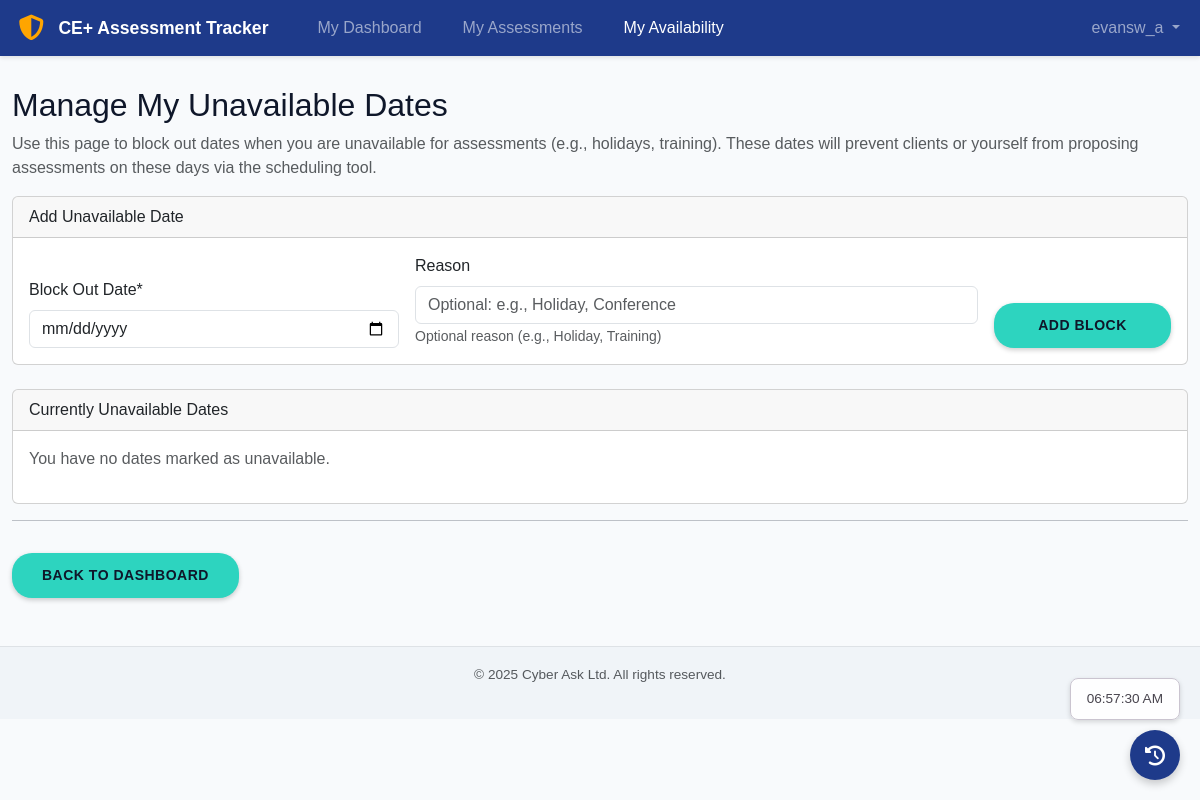
Before: /assessor/availability/ (signed in) with the older database file.
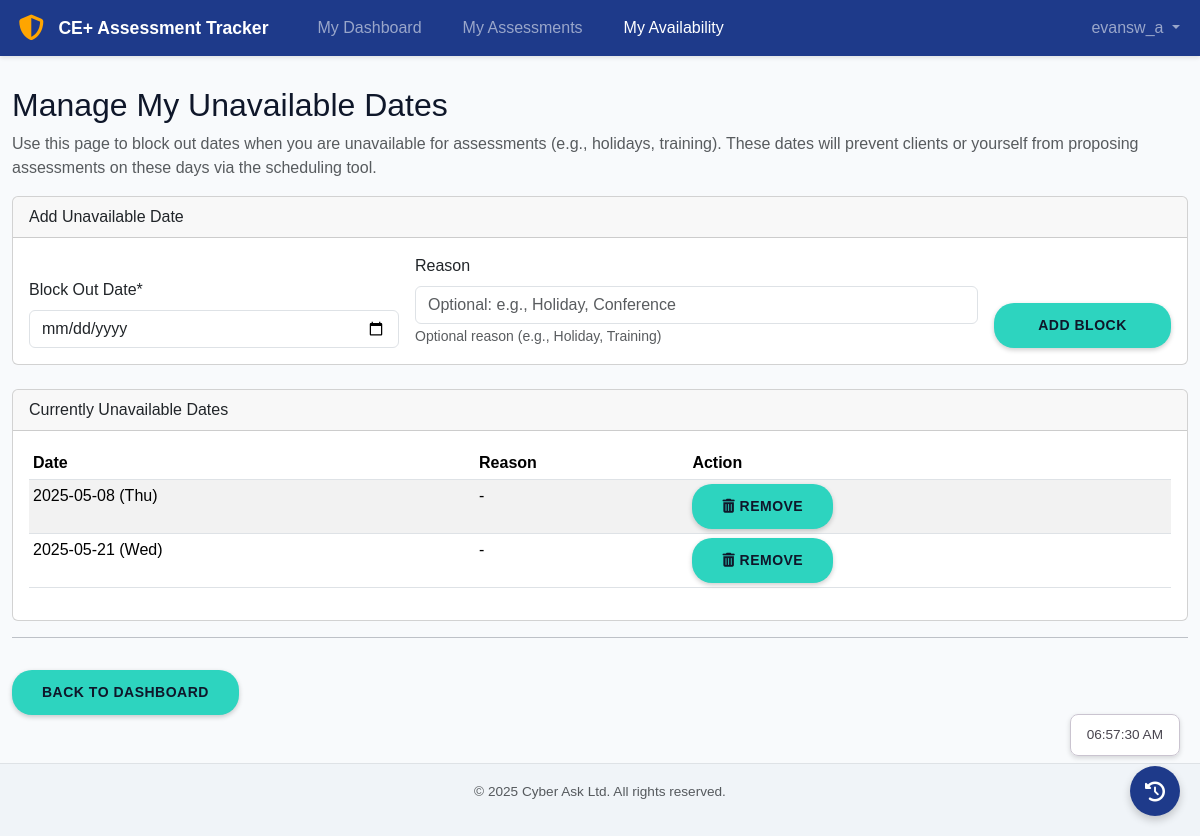
After: the same page with the newer database file.
### tracker/models.py (models this page shows, shortened)
class AssessorAvailability(models.Model):
    assessor = models.ForeignKey(
        settings.AUTH_USER_MODEL,
        on_delete=models.CASCADE, # If assessor user deleted, their availability is gone
        related_name='unavailable_dates',
        limit_choices_to={'userprofile__role': 'Assessor'} # Ensure only assessors are selected
    )
    unavailable_date = models.DateField(verbose_name="Date Unavailable")
    reason = models.CharField(max_length=255, blank=True, help_text="Optional reason (e.g., Holiday, Training)")
    created_at = models.DateTimeField(auto_now_add=True)
    class Meta:
        ordering = ['assessor', 'unavailable_date']
        unique_together = ('assessor', 'unavailable_date')
        verbose_name = "Assessor Unavailable Date"
        verbose_name_plural = "Assessor Unavailable Dates"

### tracker/views.py (the view, shortened to what this page needs)
# urls.py: path('assessor/availability/', views.AssessorAvailabilityListView.as_view(), name='assessor_availability_list'),
class AssessorAvailabilityListView(AssessorOrAdminRequiredMixin, ListView):
    model = AssessorAvailability
    template_name = 'tracker/assessor/assessor_availability_list.html' # Template to be created
    context_object_name = 'unavailable_dates'
    def get_queryset(self):
        return AssessorAvailability.objects.filter(assessor=self.request.user).order_by('unavailable_date')
    def get_context_data(self, **kwargs):
        context = super().get_context_data(**kwargs)
        if 'form' not in context: # Add form if not already passed (e.g., on POST failure)
            context['form'] = AssessorAvailabilityForm()
        context['page_title'] = "Manage My Unavailable Dates"
        return context

### tracker/forms.py (shortened to what this page needs)
class AssessorAvailabilityForm(forms.ModelForm):
    unavailable_date = forms.DateField(
        widget=forms.DateInput(attrs={'type': 'date', 'class': 'form-control'}),
        label="Block Out Date"
    )
    class Meta:
        model = AssessorAvailability
        fields = ['unavailable_date', 'reason']
        widgets = {
            'reason': forms.TextInput(attrs={'class': 'form-control', 'placeholder': 'Optional: e.g., Holiday, Conference'})
        }

### tracker/mixin.py (called while the page is built)
    def test_func(self):
        return is_admin(self.request.user) or is_assessor(self.request.user)

### tracker/utils.py (called while the page is built)
def is_admin(user):
    if not user.is_authenticated: return False
    try:
        profile = getattr(user, 'userprofile', None)
        return profile is not None and profile.role == 'Admin'
    except Exception as e: # Catch potential related object errors
        logger.error(f"Error checking is_admin for user {user.username}: {e}", exc_info=True)
        return False

### tracker/templates/tracker/assessor/assessor_availability_list.html (shortened to what this page needs)
{% extends "tracker/base.html" %}
{% block content %}
<h2>{{ page_title|default:"Manage My Unavailable Dates" }}</h2>
<p class="text-muted">Use this page to block out dates when you are unavailable for assessments (e.g., holidays, training). These dates will prevent clients or yourself from proposing assessments on these days via the scheduling tool.</p>
<div class="card mb-4">
    <div class="card-header">Add Unavailable Date</div>
    <div class="card-body">
        <form action="{% url 'tracker:assessor_availability_list' %}" method="post" class="row g-3 align-items-end" novalidate>
            <div class="col-md-4">
                <label for="{{ form.unavailable_date.id_for_label }}" class="form-label">{{ form.unavailable_date.label }}*</label>
                {{ form.unavailable_date }}
            </div>
             <div class="col-md-6">
                <label for="{{ form.reason.id_for_label }}" class="form-label">{{ form.reason.label }}</label>
                 {{ form.reason }}
                 <small class="form-text text-muted">{{ form.reason.help_text }}</small>
            </div>
             <div class="col-md-2">
                <button type="submit" class="btn btn-primary w-100">Add Block</button>
            </div>
        </form>
    </div>
</div>
<div class="card">
    <div class="card-header">Currently Unavailable Dates</div>
    <div class="card-body">
        {% if unavailable_dates %}
            <div class="table-responsive">
                <table class="table table-striped table-sm">
                    <thead>
                        <tr>
                            <th>Date</th>
                            <th>Reason</th>
                            <th>Action</th>
                        </tr>
                    </thead>
                    <tbody>
                        {% for avail in unavailable_dates %}
                        <tr>
                            <td>{{ avail.unavailable_date|date:"Y-m-d (D)" }}</td>
                            <td>{{ avail.reason|default:"-" }}</td>
                            <td>
                                <form action="{% url 'tracker:assessor_availability_delete' avail.pk %}" method="post" class="d-inline" onsubmit="return confirm('Are you sure you want to remove the block for {{ avail.unavailable_date|date:"Y-m-d" }}?');">
                                    <button type="submit" class="btn btn-danger btn-sm" title="Remove Block">
                                        <i class="fa-solid fa-trash-alt"></i> Remove
                                    </button>
                                </form>
                            </td>
                        </tr>
                        {% endfor %}
                    </tbody>
                </table>
            </div>
        {% else %}
            <p class="text-muted">You have no dates marked as unavailable.</p>
        {% endif %}
    </div>
</div>
<hr>
<a href="{% url 'tracker:assessor_dashboard' %}" class="btn btn-secondary mt-3">Back to Dashboard</a>
{% endblock %}

Changed rows visible on the page:
added AssessorAvailability: unavailable_date "2025-05-08 (Thu)", reason "-"
added AssessorAvailability: unavailable_date "2025-05-21 (Wed)", reason "-"
Other visible differences:
text no longer shown: "You have no dates marked as unavailable."
text now shown: "Date Reason Action"
